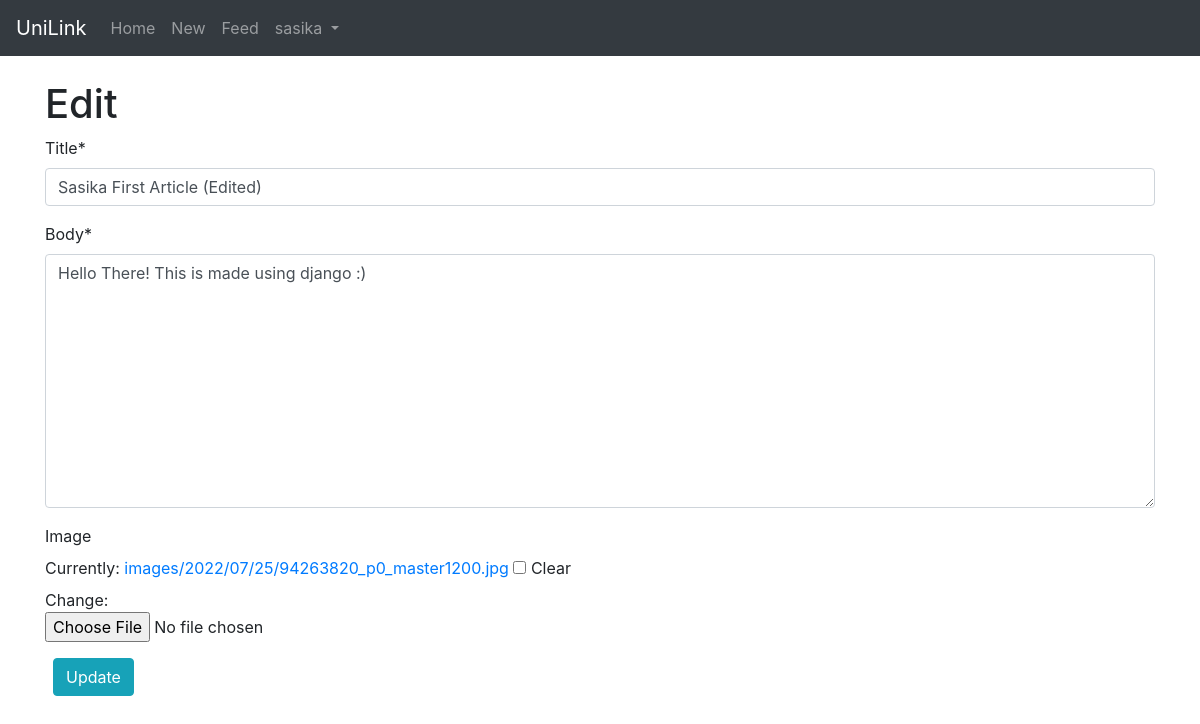
/articles/1/edit/ (signed in), run on the app's committed database.
### users/models.py (models this page shows)
class CustomUser(AbstractUser):
    age = models.PositiveIntegerField(null=True, blank=True)

### articles/models.py (models this page shows, shortened)
class Article(models.Model):
    title = models.CharField(max_length=255)
    body = models.TextField()
    image = models.ImageField(upload_to='images/%Y/%m/%d', blank=True)
    author = models.ForeignKey(
        get_user_model(),
        on_delete=models.CASCADE
        )
    created_date = models.DateTimeField(auto_now_add=True)
    published_date = models.DateTimeField(blank=True, null=True)

### articles/views.py (the view)
class ArticleUpdateView(UpdateView, LoginRequiredMixin):
    model = Article
    template_name = 'article_edit.html'
    fields = ('title', 'body', 'image',)
    login_url = 'login'
    def dispatch(self, request, *args, **kwargs):
        obj = self.get_object()
        if obj.author != self.request.user:
            raise PermissionDenied
        return super().dispatch(request, *args, **kwargs)

### templates/article_edit.html
{% extends 'base.html' %}
{% load crispy_forms_tags %}
{% block content %}
<h1>Edit</h1>
<form action="" method="post">{% csrf_token %}
{{ form|crispy }}
<button class="btn btn-info ml-2" type="submit">Update</button>
</form>
{% endblock content %}

### templates/base.html (shortened to what this page needs)
<!DOCTYPE html>
<html lang="en">
<head>
    <link rel="stylesheet" href="https://stackpath.bootstrapcdn.com/bootstrap/4.5.0/css/bootstrap.min.css"
>
    <link rel="stylesheet" href="https://cdnjs.cloudflare.com/ajax/libs/font-awesome/4.7.0/css/font-awesome.min.css">
</head>
<body>
    <nav class="navbar navbar-expand-md navbar-dark bg-dark mb-4">
        <a class="navbar-brand" href="{% url 'home' %}">UniLink</a>
        <div class="collapse navbar-collapse" id="navbarCollapse">
            {% if user.is_authenticated %}
            <ul class="navbar-nav mr-auto">
                <li class="nav-item">
                    <a class="nav-link" href="{% url 'home' %}">Home</a>
                </li>
                <li class="nav-item">
                    <a class="nav-link" href="{% url 'article_new' %}">New</a>
                </li>
                <li class="nav-item">
                    <a class="nav-link" href="{% url 'article_list' %}">Feed</a>
                </li>
                <li class="nav-item dropdown" >
                    <a class="nav-link dropdown-toggle" href="#" role="button" data-bs-toggle="dropdown"
                        aria-expanded="false">
                        {{ user.username }}
                    </a>
                </li>
            </ul>
            {% else %}
            <form class="form-inline ml-auto">
                <a href="{% url 'login' %}" class="btn btn-outline-secondary">Log In</a>
                <a href="{% url 'signup' %}" class="btn btn-primary ml-2">Sign Up</a>
            </form>
            {% endif %}
    </nav>
    <div class="container">
        {% block content %}
        {% endblock %}
    </div>
</body>
</html>

### data on the page
CustomUser: username "sasika"
Article: title "Sasika First Article (Edited)", body "Hello There! This is made using django :)"
